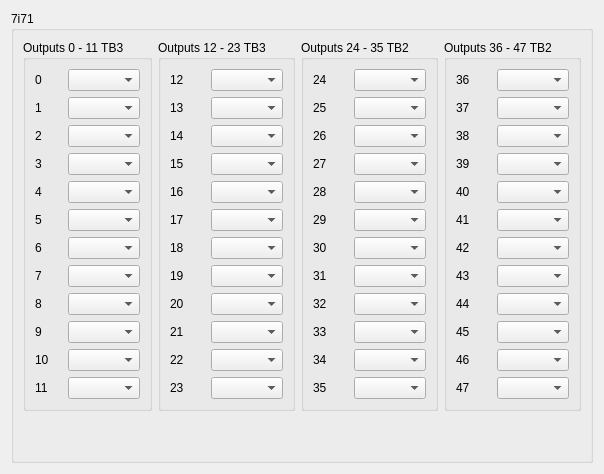
          <widget class="QWidget" name="ss7i71">
           <layout class="QGridLayout" name="gridLayout_76">
            <item row="0" column="0">
             <widget class="QGroupBox" name="groupBox_35">
              <property name="title">
               <string>7i71</string>
              </property>
              <layout class="QGridLayout" name="gridLayout_94">
               <item row="0" column="1">
                <widget class="QGroupBox" name="groupBox_47">
                 <property name="title">
                  <string>Outputs 12 - 23 TB3</string>
                 </property>
                 <layout class="QGridLayout" name="gridLayout_90">
                  <item row="1" column="0">
                   <widget class="QLabel" name="label_640">
                    <property name="text">
                     <string>13</string>
                    </property>
                   </widget>
                  </item>
                  <item row="5" column="0">
                   <widget class="QLabel" name="label_637">
                    <property name="text">
                     <string>17</string>
                    </property>
                   </widget>
                  </item>
                  <item row="7" column="0">
                   <widget class="QLabel" name="label_638">
                    <property name="text">
                     <string>19</string>
                    </property>
                   </widget>
                  </item>
                  <item row="11" column="0">
                   <widget class="QLabel" name="label_607">
                    <property name="text">
                     <string>23</string>
                    </property>
                   </widget>
                  </item>
                  <item row="9" column="0">
                   <widget class="QLabel" name="label_615">
                    <property name="text">
                     <string>21</string>
                    </property>
                   </widget>
                  </item>
                  <item row="3" column="0">
                   <widget class="QLabel" name="label_630">
                    <property name="text">
                     <string>15</string>
                    </property>
                   </widget>
                  </item>
                  <item row="6" column="0">
                   <widget class="QLabel" name="label_639">
                    <property name="text">
                     <string>18</string>
                    </property>
                   </widget>
                  </item>
                  <item row="8" column="0">
                   <widget class="QLabel" name="label_633">
                    <property name="text">
                     <string>20</string>
                    </property>
                   </widget>
                  </item>
                  <item row="0" column="0">
                   <widget class="QLabel" name="label_634">
                    <property name="text">
                     <string>12</string>
                    </property>
                   </widget>
                  </item>
                  <item row="4" column="0">
                   <widget class="QLabel" name="label_635">
                    <property name="text">
                     <string>16</string>
                    </property>
                   </widget>
                  </item>
                  <item row="10" column="0">
                   <widget class="QLabel" name="label_636">
                    <property name="text">
                     <string>22</string>
                    </property>
                   </widget>
                  </item>
                  <item row="2" column="0">
                   <widget class="QLabel" name="label_586">
                    <property name="text">
                     <string>14</string>
                    </property>
                   </widget>
                  </item>
                  <item row="0" column="1">
                   <widget class="QComboBox" name="ss7i71out_12"/>
                  </item>
                  <item row="1" column="1">
                   <widget class="QComboBox" name="ss7i71out_13"/>
                  </item>
                  <item row="2" column="1">
                   <widget class="QComboBox" name="ss7i71out_14"/>
                  </item>
                  <item row="3" column="1">
                   <widget class="QComboBox" name="ss7i71out_15"/>
                  </item>
                  <item row="4" column="1">
                   <widget class="QComboBox" name="ss7i71out_16"/>
                  </item>
                  <item row="5" column="1">
                   <widget class="QComboBox" name="ss7i71out_17"/>
                  </item>
                  <item row="6" column="1">
                   <widget class="QComboBox" name="ss7i71out_18"/>
                  </item>
                  <item row="7" column="1">
                   <widget class="QComboBox" name="ss7i71out_19"/>
                  </item>
                  <item row="8" column="1">
                   <widget class="QComboBox" name="ss7i71out_20"/>
                  </item>
                  <item row="9" column="1">
                   <widget class="QComboBox" name="ss7i71out_21"/>
                  </item>
                  <item row="10" column="1">
                   <widget class="QComboBox" name="ss7i71out_22"/>
                  </item>
                  <item row="11" column="1">
                   <widget class="QComboBox" name="ss7i71out_23"/>
                  </item>
                 </layout>
                </widget>
               </item>
               <item row="0" column="3">
                <widget class="QGroupBox" name="groupBox_48">
                 <property name="title">
                  <string>Outputs 36 - 47 TB2</string>
                 </property>
                 <layout class="QGridLayout" name="gridLayout_91">
                  <item row="2" column="0">
                   <widget class="QLabel" name="label_643">
                    <property name="text">
                     <string>38</string>
                    </property>
                   </widget>
                  </item>
                  <item row="10" column="0">
                   <widget class="QLabel" name="label_641">
                    <property name="text">
                     <string>46</string>
                    </property>
                   </widget>
                  </item>
                  <item row="3" column="0">
                   <widget class="QLabel" name="label_652">
                    <property name="text">
                     <string>39</string>
                    </property>
                   </widget>
                  </item>
                  <item row="6" column="0">
                   <widget class="QLabel" name="label_644">
                    <property name="text">
                     <string>42</string>
                    </property>
                   </widget>
                  </item>
                  <item row="11" column="0">
                   <widget class="QLabel" name="label_649">
                    <property name="text">
                     <string>47</string>
                    </property>
                   </widget>
                  </item>
                  <item row="8" column="0">
                   <widget class="QLabel" name="label_647">
                    <property name="text">
                     <string>44</string>
                    </property>
                   </widget>
                  </item>
                  <item row="9" column="0">
                   <widget class="QLabel" name="label_646">
                    <property name="text">
                     <string>45</string>
                    </property>
                   </widget>
                  </item>
                  <item row="0" column="0">
                   <widget class="QLabel" name="label_650">
                    <property name="text">
                     <string>36</string>
                    </property>
                   </widget>
                  </item>
                  <item row="1" column="0">
                   <widget class="QLabel" name="label_648">
                    <property name="text">
                     <string>37</string>
                    </property>
                   </widget>
                  </item>
                  <item row="7" column="0">
                   <widget class="QLabel" name="label_645">
                    <property name="text">
                     <string>43</string>
                    </property>
                   </widget>
                  </item>
                  <item row="4" column="0">
                   <widget class="QLabel" name="label_651">
                    <property name="text">
                     <string>40</string>
                    </property>
                   </widget>
                  </item>
                  <item row="5" column="0">
                   <widget class="QLabel" name="label_642">
                    <property name="text">
                     <string>41</string>
                    </property>
                   </widget>
                  </item>
                  <item row="0" column="1">
                   <widget class="QComboBox" name="ss7i71out_36"/>
                  </item>
                  <item row="1" column="1">
                   <widget class="QComboBox" name="ss7i71out_37"/>
                  </item>
                  <item row="2" column="1">
                   <widget class="QComboBox" name="ss7i71out_38"/>
                  </item>
                  <item row="3" column="1">
                   <widget class="QComboBox" name="ss7i71out_39"/>
                  </item>
                  <item row="4" column="1">
                   <widget class="QComboBox" name="ss7i71out_40"/>
                  </item>
                  <item row="5" column="1">
                   <widget class="QComboBox" name="ss7i71out_41"/>
                  </item>
                  <item row="6" column="1">
                   <widget class="QComboBox" name="ss7i71out_42"/>
                  </item>
                  <item row="7" column="1">
                   <widget class="QComboBox" name="ss7i71out_43"/>
                  </item>
                  <item row="8" column="1">
                   <widget class="QComboBox" name="ss7i71out_44"/>
                  </item>
                  <item row="9" column="1">
                   <widget class="QComboBox" name="ss7i71out_45"/>
                  </item>
                  <item row="10" column="1">
                   <widget class="QComboBox" name="ss7i71out_46"/>
                  </item>
                  <item row="11" column="1">
                   <widget class="QComboBox" name="ss7i71out_47"/>
                  </item>
                 </layout>
                </widget>
               </item>
               <item row="0" column="2">
                <widget class="QGroupBox" name="groupBox_49">
                 <property name="title">
                  <string>Outputs 24 - 35 TB2</string>
                 </property>
                 <layout class="QGridLayout" name="gridLayout_92">
                  <item row="11" column="0">
                   <widget class="QLabel" name="label_656">
                    <property name="text">
                     <string>35</string>
                    </property>
                   </widget>
                  </item>
                  <item row="9" column="0">
                   <widget class="QLabel" name="label_654">
                    <property name="text">
                     <string>33</string>
                    </property>
                   </widget>
                  </item>
                  <item row="0" column="0">
                   <widget class="QLabel" name="label_653">
                    <property name="text">
                     <string>24</string>
                    </property>
                   </widget>
                  </item>
                  <item row="8" column="0">
                   <widget class="QLabel" name="label_655">
                    <property name="text">
                     <string>32</string>
                    </property>
                   </widget>
                  </item>
                  <item row="2" column="0">
                   <widget class="QLabel" name="label_660">
                    <property name="text">
                     <string>26</string>
                    </property>
                   </widget>
                  </item>
                  <item row="10" column="0">
                   <widget class="QLabel" name="label_657">
                    <property name="text">
                     <string>34</string>
                    </property>
                   </widget>
                  </item>
                  <item row="3" column="0">
                   <widget class="QLabel" name="label_659">
                    <property name="text">
                     <string>27</string>
                    </property>
                   </widget>
                  </item>
                  <item row="7" column="0">
                   <widget class="QLabel" name="label_662">
                    <property name="text">
                     <string>31</string>
                    </property>
                   </widget>
                  </item>
                  <item row="5" column="0">
                   <widget class="QLabel" name="label_663">
                    <property name="text">
                     <string>29</string>
                    </property>
                   </widget>
                  </item>
                  <item row="1" column="0">
                   <widget class="QLabel" name="label_658">
                    <property name="text">
                     <string>25</string>
                    </property>
                   </widget>
                  </item>
                  <item row="4" column="0">
                   <widget class="QLabel" name="label_664">
                    <property name="text">
                     <string>28</string>
                    </property>
                   </widget>
                  </item>
                  <item row="6" column="0">
                   <widget class="QLabel" name="label_661">
                    <property name="text">
                     <string>30</string>
                    </property>
                   </widget>
                  </item>
                  <item row="0" column="1">
                   <widget class="QComboBox" name="ss7i71out_24"/>
                  </item>
                  <item row="1" column="1">
                   <widget class="QComboBox" name="ss7i71out_25"/>
                  </item>
                  <item row="2" column="1">
                   <widget class="QComboBox" name="ss7i71out_26"/>
                  </item>
                  <item row="3" column="1">
                   <widget class="QComboBox" name="ss7i71out_27"/>
                  </item>
                  <item row="4" column="1">
                   <widget class="QComboBox" name="ss7i71out_28"/>
                  </item>
                  <item row="5" column="1">
                   <widget class="QComboBox" name="ss7i71out_29"/>
                  </item>
                  <item row="6" column="1">
                   <widget class="QComboBox" name="ss7i71out_30"/>
                  </item>
                  <item row="7" column="1">
                   <widget class="QComboBox" name="ss7i71out_31"/>
                  </item>
                  <item row="8" column="1">
                   <widget class="QComboBox" name="ss7i71out_32"/>
                  </item>
                  <item row="9" column="1">
                   <widget class="QComboBox" name="ss7i71out_33"/>
                  </item>
                  <item row="10" column="1">
                   <widget class="QComboBox" name="ss7i71out_34"/>
                  </item>
                  <item row="11" column="1">
                   <widget class="QComboBox" name="ss7i71out_35"/>
                  </item>
                 </layout>
                </widget>
               </item>
               <item row="0" column="0">
                <widget class="QGroupBox" name="groupBox_50">
                 <property name="title">
                  <string>Outputs 0 - 11 TB3</string>
                 </property>
                 <layout class="QGridLayout" name="gridLayout_93">
                  <item row="2" column="0">
                   <widget class="QLabel" name="label_665">
                    <property name="text">
                     <string>2</string>
                    </property>
                   </widget>
                  </item>
                  <item row="6" column="0">
                   <widget class="QLabel" name="label_666">
                    <property name="text">
                     <string>6</string>
                    </property>
                   </widget>
                  </item>
                  <item row="1" column="0">
                   <widget class="QLabel" name="label_667">
                    <property name="text">
                     <string>1</string>
                    </property>
                   </widget>
                  </item>
                  <item row="4" column="0">
                   <widget class="QLabel" name="label_668">
                    <property name="text">
                     <string>4</string>
                    </property>
                   </widget>
                  </item>
                  <item row="11" column="0">
                   <widget class="QLabel" name="label_669">
                    <property name="text">
                     <string>11</string>
                    </property>
                   </widget>
                  </item>
                  <item row="7" column="0">
                   <widget class="QLabel" name="label_670">
                    <property name="text">
                     <string>7</string>
                    </property>
                   </widget>
                  </item>
                  <item row="9" column="0">
                   <widget class="QLabel" name="label_671">
                    <property name="text">
                     <string>9</string>
                    </property>
                   </widget>
                  </item>
                  <item row="10" column="0">
                   <widget class="QLabel" name="label_672">
                    <property name="text">
                     <string>10</string>
                    </property>
                   </widget>
                  </item>
                  <item row="8" column="0">
                   <widget class="QLabel" name="label_673">
                    <property name="text">
                     <string>8</string>
                    </property>
                   </widget>
                  </item>
                  <item row="5" column="0">
                   <widget class="QLabel" name="label_674">
                    <property name="text">
                     <string>5</string>
                    </property>
                   </widget>
                  </item>
                  <item row="0" column="1">
                   <widget class="QComboBox" name="ss7i71out_0"/>
                  </item>
                  <item row="0" column="0">
                   <widget class="QLabel" name="label_415">
                    <property name="text">
                     <string>0</string>
                    </property>
                   </widget>
                  </item>
                  <item row="3" column="0">
                   <widget class="QLabel" name="label_675">
                    <property name="text">
                     <string>3</string>
                    </property>
                   </widget>
                  </item>
                  <item row="1" column="1">
                   <widget class="QComboBox" name="ss7i71out_1"/>
                  </item>
                  <item row="2" column="1">
                   <widget class="QComboBox" name="ss7i71out_2"/>
                  </item>
                  <item row="3" column="1">
                   <widget class="QComboBox" name="ss7i71out_3"/>
                  </item>
                  <item row="4" column="1">
                   <widget class="QComboBox" name="ss7i71out_4"/>
                  </item>
                  <item row="5" column="1">
                   <widget class="QComboBox" name="ss7i71out_5"/>
                  </item>
                  <item row="6" column="1">
                   <widget class="QComboBox" name="ss7i71out_6"/>
                  </item>
                  <item row="7" column="1">
                   <widget class="QComboBox" name="ss7i71out_7"/>
                  </item>
                  <item row="8" column="1">
                   <widget class="QComboBox" name="ss7i71out_8"/>
                  </item>
                  <item row="9" column="1">
                   <widget class="QComboBox" name="ss7i71out_9"/>
                  </item>
                  <item row="10" column="1">
                   <widget class="QComboBox" name="ss7i71out_10"/>
                  </item>
                  <item row="11" column="1">
                   <widget class="QComboBox" name="ss7i71out_11"/>
                  </item>
                 </layout>
                </widget>
               </item>
               <item row="1" column="0">
                <spacer name="verticalSpacer_13">
                 <property name="orientation">
                  <enum>Qt::Vertical</enum>
                 </property>
                 <property name="sizeHint" stdset="0">
                  <size>
                   <width>20</width>
                   <height>40</height>
                  </size>
                 </property>
                </spacer>
               </item>
              </layout>
             </widget>
            </item>
           </layout>
          </widget>
